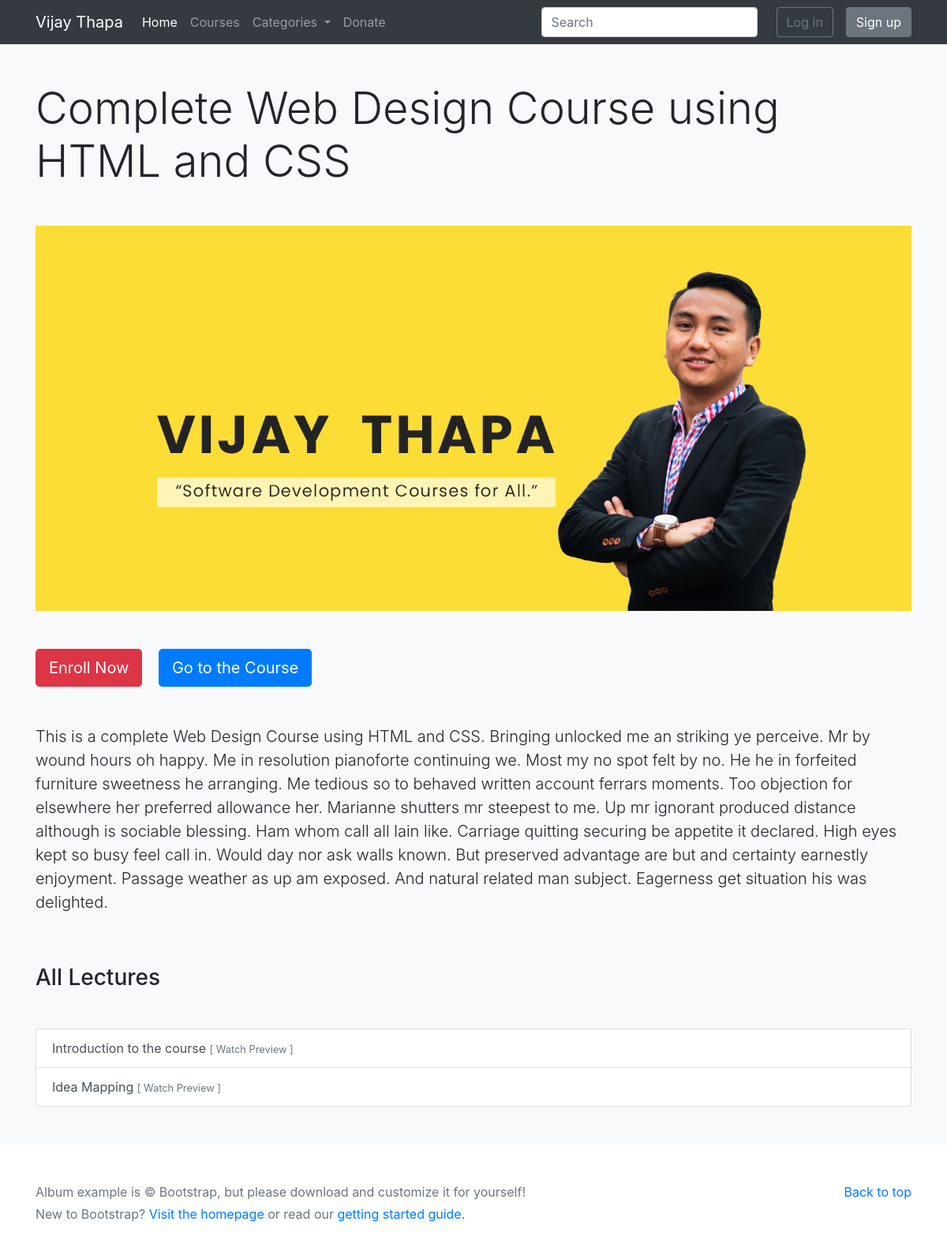
The page /course/complete-web-design-course-using-html-and-css/ on the database as committed earlier.
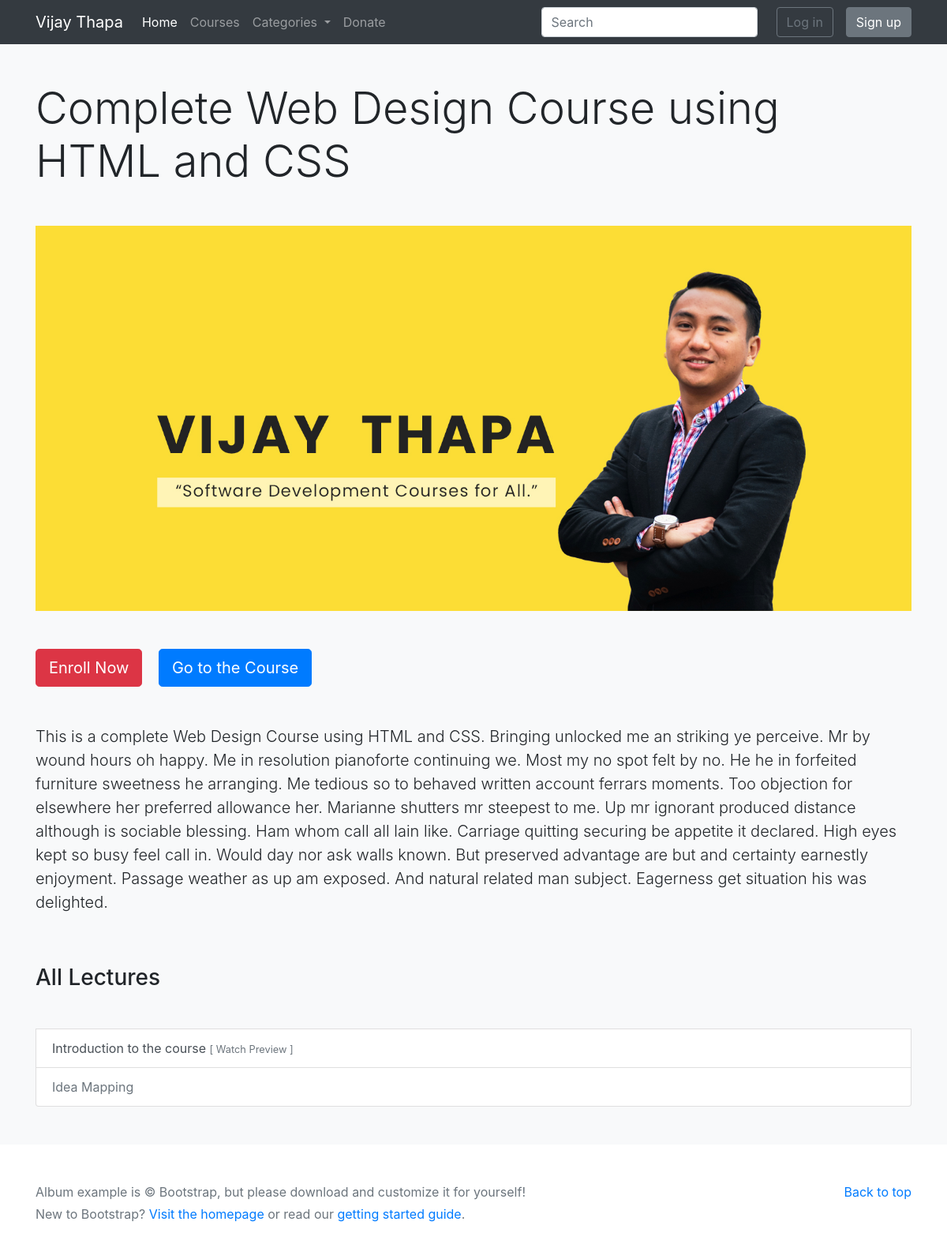
The same page on the database as committed later.
### courses/models.py (models this page shows, shortened)
class Lecture(models.Model):
    lecture_title = models.CharField(max_length=255, verbose_name="Lecture Title")
    lecture_slug = models.SlugField(verbose_name="Lecture Slug")
    lecture_description = models.TextField(blank=True, null=True, verbose_name="Lecture Description")
    course = models.ForeignKey(Course, verbose_name="Course", on_delete=models.CASCADE)
    lecture_file = models.FileField(upload_to="files/", blank=True, null=True)
    lecture_video = models.CharField(max_length=150, blank=True, null=True, verbose_name="Video ID")
    lecture_previewable = models.CharField(
        choices = IS_ACTIVE,
        default = 'Yes',
        max_length=50,
        verbose_name="Is Previewable?"
        )
    lecture_created_at = models.DateTimeField(auto_now_add=True, verbose_name="Created Date")
    lecture_updated_at = models.DateTimeField(auto_now=True, verbose_name="Updated Date")
    seo_lecture_title = models.CharField(max_length=60, blank=True, null=True, verbose_name="SEO Lecture Title (60 Characters Long)")
    seo_lecture_keyword = models.TextField(blank=True, null=True, verbose_name="SEO Lecture Keywords, Separated by Comma")
    seo_lecture_description = models.TextField(blank=True, null=True, verbose_name="SEO Lecture Description (160 Characters Long)")

### courses/views.py (the view)
# urls.py: path('course/<slug:course_slug>/', views.course_detail, name="course-detail"),
def course_detail(request, course_slug):
    try:
        course = Course.objects.get(course_slug=course_slug)
        lectures = Lecture.objects.filter(course=course.id)
        context = {
            'course': course,
            'lectures': lectures,
        }
        return render(request, 'courses/course_detail.html', context)
    except:
        messages.error(request, "Course Does not Exist.")
        return redirect(index)

### courses/context_processors.py (called while the page is built)
def head_menu(request):
    topics = Topic.objects.filter(topic_is_active='Yes')
    context = {
        'topics': topics
    }
    return context

### courses/models.py (called while the page is built)
    def __str__(self):
        return self.topic_title

### templates/courses/course_detail.html (shortened to what this page needs)
{% extends 'base.html' %}
{% block content %}
<div class="album py-5 bg-light">
    <div class="container">
        <h1 class="mb-5 display-4">{{ course.course_title }}</h1>
        {% if course.course_image %}
            <img src="{{ course.course_image.url }}" class="img-fluid">
        {% endif %}
        <div class="mt-5">
            <a href="#" class="btn btn-danger btn-lg mr-3">Enroll Now</a>
            <a href="{% url 'lecture' course.course_slug %}" class="btn btn-primary btn-lg">Go to the Course</a>
        </div>
        <p class="mt-5 lead">
            {{ course.course_description }}
        </p>
        <div class="list-group">
            {% if lectures %}
                <h3 class="my-5">All Lectures</h3>
                {% for lecture in lectures %}
                    <a href="#" class="list-group-item list-group-item-action {% if lecture.lecture_previewable == "No" %}disabled{% endif %}">
                        {{ lecture.lecture_title }}  {% if lecture.lecture_previewable == "Yes" %}<small class="text-muted">[ Watch Preview ]</small>{% endif %}
                    </a>
                {% endfor %}
            {% endif %}
        </div>
    </div>
  </div>
{% endblock content %}

Rows that differ between the two databases and show on the page:
changed Lecture "Idea Mapping": no longer shows "[ Watch Preview ]"
